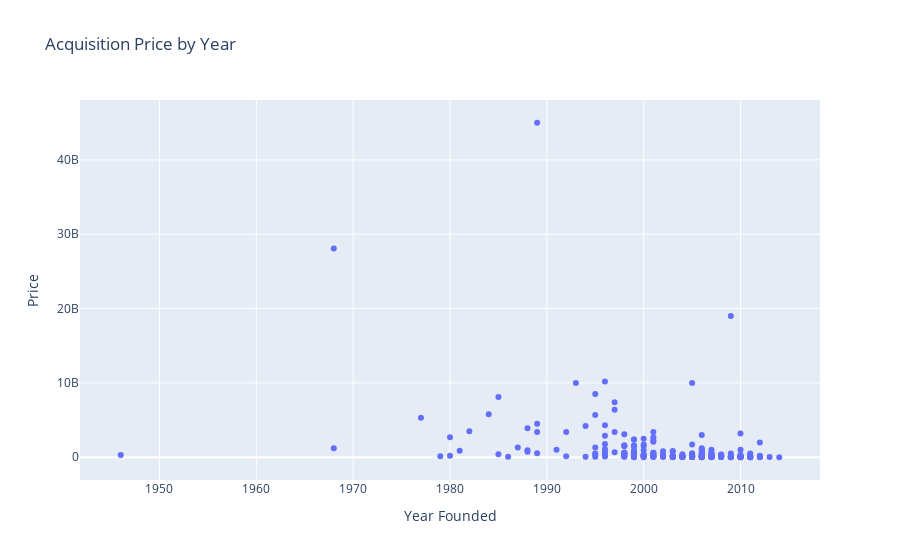

The code cell stored with this chart in its notebook:
### Code cell
fig = px.scatter(
    acquired,
    x='Year Founded',
    y='Price',
    title='Acquisition Price by Year'
)
fig.show()

### Figure 1 — Plotly figure (JSON) as saved in the notebook; plotly's stock layout.template omitted (floating-point values rounded to 4 significant figures; data arrays with more than 128 entries replaced by an {"elided": "..."} marker saying what was removed)
{"data": [{"hovertemplate": "Year Founded=%{x}<br>Price=%{y}<extra></extra>", "legendgroup": "", "marker": {"color": "#636efa", "symbol": "circle"}, "mode": "markers", "name": "", "orientation": "v", "showlegend": false, "type": "scatter", "x": {"elided": "310 float values"}, "xaxis": "x", "y": {"elided": "310 int values"}, "yaxis": "y"}], "layout": {"legend": {"tracegroupgap": 0}, "title": {"text": "Acquisition Price by Year"}, "xaxis": {"anchor": "y", "domain": [0, 1], "title": {"text": "Year Founded"}}, "yaxis": {"anchor": "x", "domain": [0, 1], "title": {"text": "Price"}}}}
